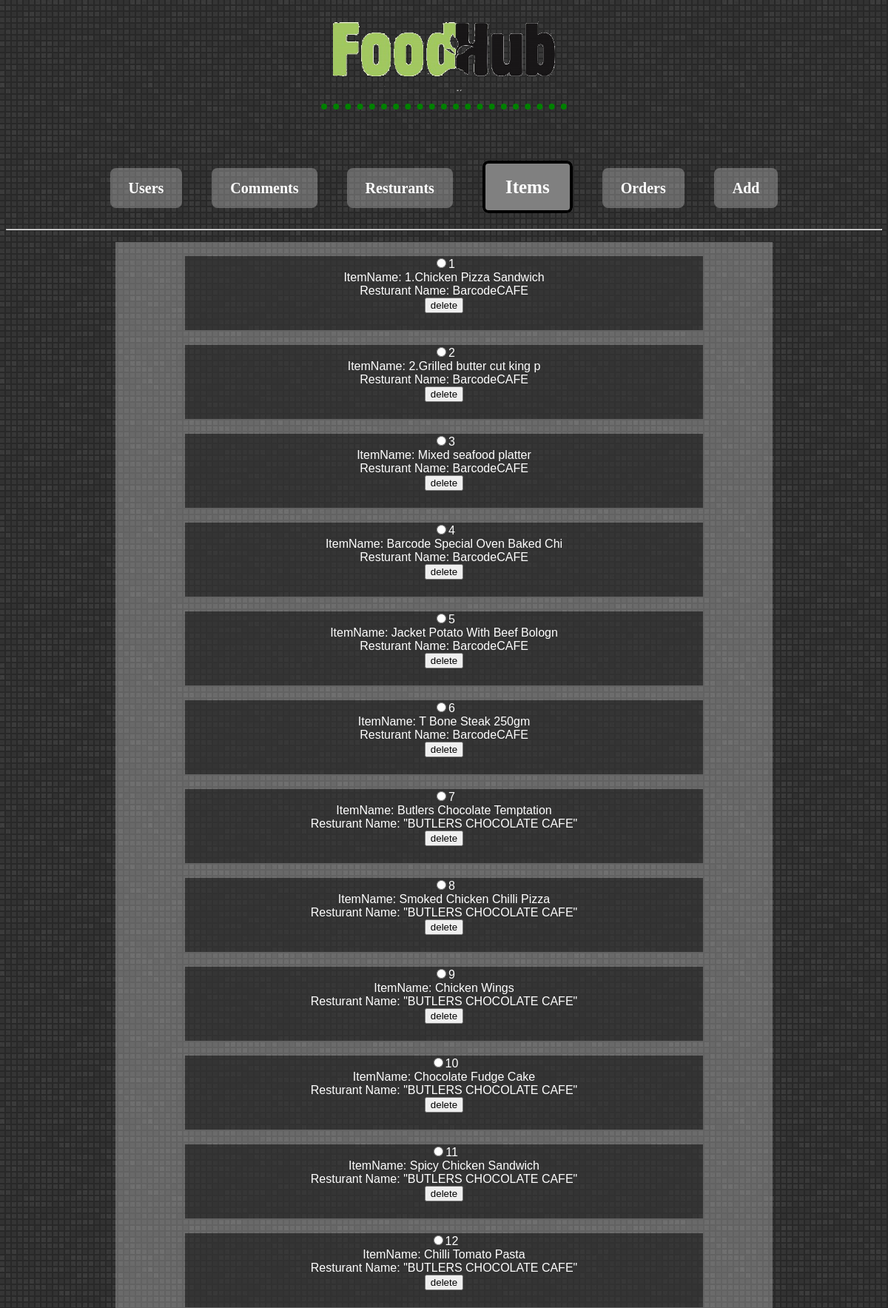
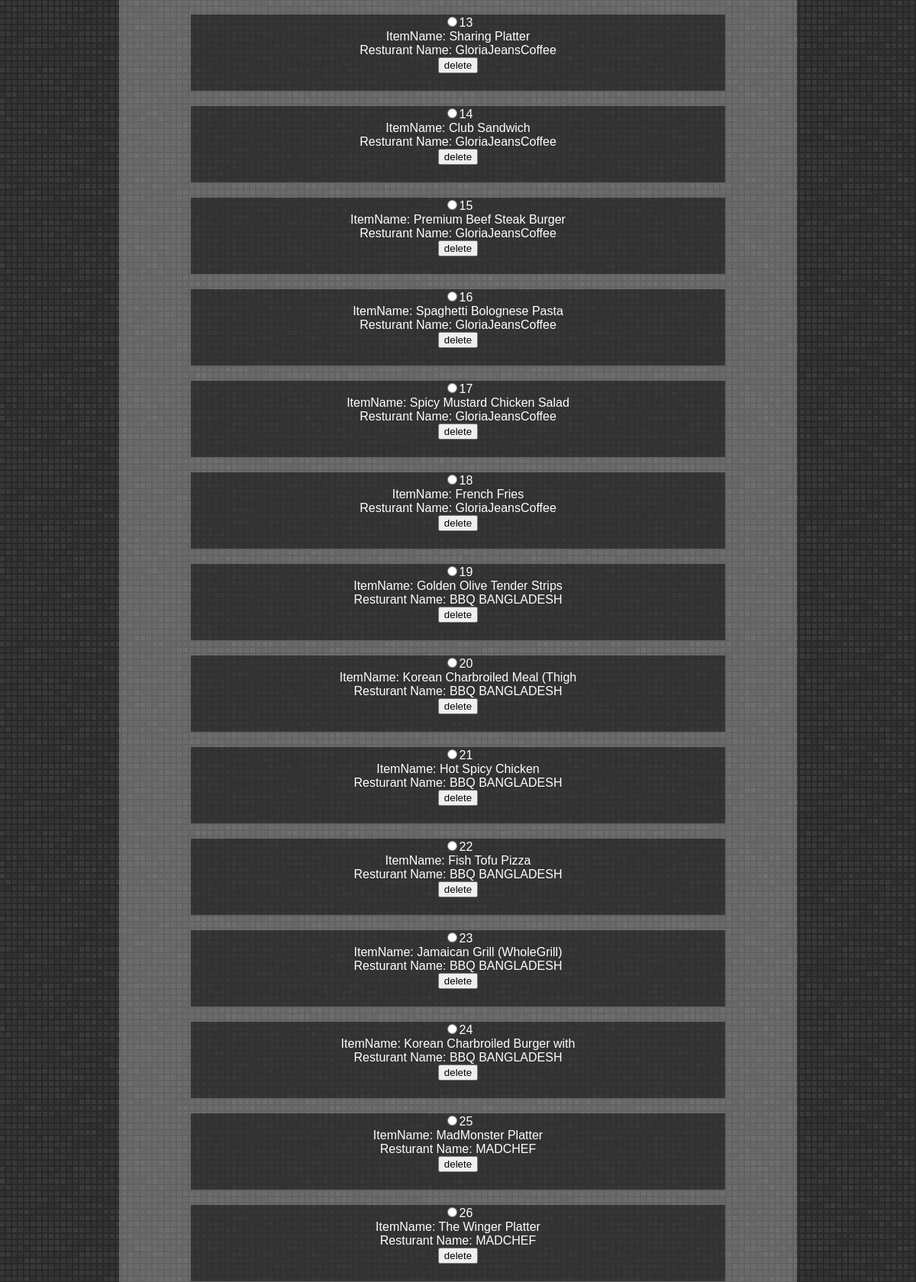
Screenshot of /adminP4.php (upper part) with the database file from the repository (2 pictures, top to bottom).
### tables this page shows
CREATE TABLE `item` (
  `ItemID` int(11) NOT NULL,
  `ItemName` varchar(30) NOT NULL,
  `ResID` int(11) NOT NULL,
  `Price` double(6,2) NOT NULL
);

CREATE TABLE `resturant` (
  `ResID` int(11) NOT NULL,
  `ResName` text NOT NULL,
  `Location` varchar(30) DEFAULT NULL,
  `Rating` int(1) DEFAULT NULL,
  `img` varchar(30) NOT NULL
);

### adminP4.php (the view, shortened to what this page needs)
<?php
include 'dbh.php';
$sql= "SELECT resturant.ResName,item.ItemID,item.ItemName FROM item INNER JOIN resturant ON item.ResID=resturant.ResID ORDER BY ItemID" ;
$result=mysqli_query($conn,$sql);
$check=mysqli_num_rows($result);
?>
<html>
<head>
<link rel="stylesheet" type="text/css" href="style3.css"/>
</head>
<body>
<img src="logo.png" class="logo">
<div>
<p><a href="adminP1.php">Users</a><a href="adminP2.php">Comments</a><a href="adminP3.php">Resturants</a><span class="notLink">Items</span><a href="adminP6.php">Orders</a><a href="adminP5.php">Add</a> </p>
</div>
<hr/>
<div align="center">
<table class="list">
<?php
if($check>0)
{
	while($row=mysqli_fetch_assoc($result))
	{ ?>
<tr>
<td>
<form action="delete_item.php" method="post" style="font-family: Trebuchet MS,Lucida Grande,Lucida Sans Unicode,Lucida Sans,Tahoma,sans-serif;" class="containerrr">
<p class="lis"><input type="radio" name="item" value="<?php echo $row["ItemID"];?>"/><?php echo $row["ItemID"];?><br> ItemName: <?php echo $row["ItemName"]; ?><br> Resturant Name: <?php echo $row["ResName"]; ?><br><input type="submit" name="delete" value="delete"/></form></p>
</td>
</tr>
<?php }
} ?>
</table>
</div>
</body>
</html>

### style3.css (style rules this page uses)
body { text-align:center; background-image:url(bg.png) }
.logo { max-height:275px; max-width:300px; border-bottom:8px dotted green; padding:16px; margin-bottom:75px }
a:link { padding-left:25px; padding-right:25px; padding-top:16px; padding-bottom:16px; background-color:rgba(230, 230, 230,0.3); border-radius:8px; color:white; text-decoration:none; font-weight:bold; font-size:20px; margin:20px }
.notLink { padding-left:27px; padding-right:27px; padding-top:18px; padding-bottom:18px; border:4px solid black; background-color:gray; border-radius:8px; color:white; text-decoration:none; font-size:25px; margin:20px; font-weight:bold }
.list { align:center; background-color:rgba(230, 230, 230,0.3); margin:16px auto; width:75%; }
.lis { color:white; font-size:16px; margin:16px }
.containerrr { background-color:rgba(0, 0, 0,0.5); width: 700px; text-align:center; margin: 0 auto; height:100px; }

### rows the page displays
item: ItemID "1", ItemName "1.Chicken Pizza Sandwich", ResID.ResName "BarcodeCAFE"
item: ItemID "2", ItemName "2.Grilled butter cut king p", ResID.ResName "BarcodeCAFE"
item: ItemID "3", ItemName "Mixed seafood platter", ResID.ResName "BarcodeCAFE"
item: ItemID "4", ItemName "Barcode Special Oven Baked Chi", ResID.ResName "BarcodeCAFE"
item: ItemID "5", ItemName "Jacket Potato With Beef Bologn", ResID.ResName "BarcodeCAFE"
item: ItemID "6", ItemName "T Bone Steak 250gm", ResID.ResName "BarcodeCAFE"
item: ItemID "7", ItemName "Butlers Chocolate Temptation", ResID.ResName "\"BUTLERS CHOCOLATE CAFE\""
item: ItemID "8", ItemName "Smoked Chicken Chilli Pizza", ResID.ResName "\"BUTLERS CHOCOLATE CAFE\""
item: ItemID "9", ItemName "Chicken Wings", ResID.ResName "\"BUTLERS CHOCOLATE CAFE\""
item: ItemID "10", ItemName "Chocolate Fudge Cake", ResID.ResName "\"BUTLERS CHOCOLATE CAFE\""
item: ItemID "11", ItemName "Spicy Chicken Sandwich", ResID.ResName "\"BUTLERS CHOCOLATE CAFE\""
item: ItemID "12", ItemName "Chilli Tomato Pasta", ResID.ResName "\"BUTLERS CHOCOLATE CAFE\""
item: ItemID "13", ItemName "Sharing Platter", ResID.ResName "GloriaJeansCoffee"
item: ItemID "14", ItemName "Club Sandwich", ResID.ResName "GloriaJeansCoffee"
item: ItemID "15", ItemName "Premium Beef Steak Burger", ResID.ResName "GloriaJeansCoffee"
item: ItemID "16", ItemName "Spaghetti Bolognese Pasta", ResID.ResName "GloriaJeansCoffee"
item: ItemID "17", ItemName "Spicy Mustard Chicken Salad", ResID.ResName "GloriaJeansCoffee"
item: ItemID "18", ItemName "French Fries", ResID.ResName "GloriaJeansCoffee"
item: ItemID "19", ItemName "Golden Olive Tender Strips", ResID.ResName "BBQ BANGLADESH"
item: ItemID "20", ItemName "Korean Charbroiled Meal (Thigh", ResID.ResName "BBQ BANGLADESH"
item: ItemID "21", ItemName "Hot Spicy Chicken", ResID.ResName "BBQ BANGLADESH"
item: ItemID "22", ItemName "Fish Tofu Pizza", ResID.ResName "BBQ BANGLADESH"
item: ItemID "23", ItemName "Jamaican Grill (WholeGrill)", ResID.ResName "BBQ BANGLADESH"
item: ItemID "24", ItemName "Korean Charbroiled Burger with", ResID.ResName "BBQ BANGLADESH"
item: ItemID "25", ItemName "MadMonster Platter", ResID.ResName "MADCHEF"
item: ItemID "26", ItemName "The Winger Platter", ResID.ResName "MADCHEF"
